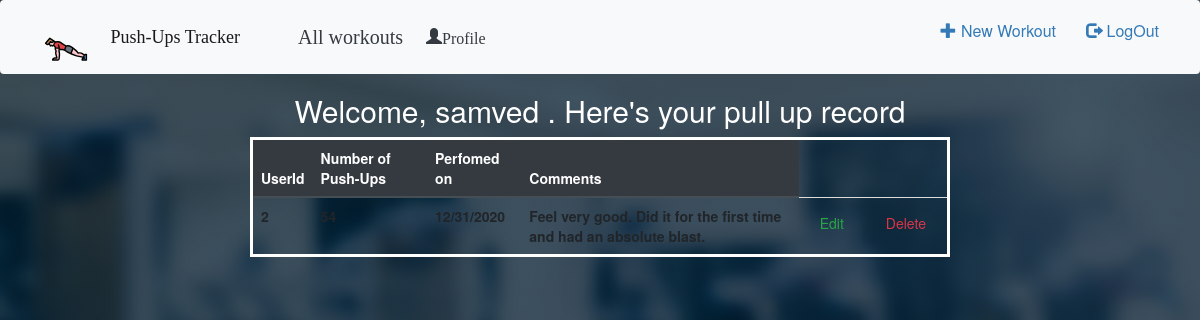
The page /all (signed in) on the database its author committed.
### Catalog/models.py (models this page shows)
class User(db.Model, UserMixin):
    id = db.Column(db.Integer, primary_key=True)
    email = db.Column(db.String(100),unique=True)
    name = db.Column(db.String(100))
    password = db.Column(db.String(100))
    workouts = db.relationship('Workout',backref='author',lazy=True)

class Workout(db.Model):
    id = db.Column(db.Integer,primary_key=True)
    pushups = db.Column(db.Integer,nullable=False)
    date_posted = db.Column(db.DateTime, nullable=False, default=datetime.utcnow)
    comment = db.Column(db.Text, nullable=False)
    user_id = db.Column(db.Integer, db.ForeignKey('user.id'),nullable=False)

### Catalog/main.py (the view)
@main.route('/all',methods=['GET'])
@login_required
def user_workouts():
    user = User.query.filter_by(email=current_user.email).first_or_404()
    workouts = user.workouts
    return render_template('all.html',user=user,workouts=workouts)

### Catalog/__init__.py (called while the page is built)
def create_app():
    app = Flask(__name__)
    app.config['SECRET_KEY'] = 'secret-key'
    app.config['SQLALCHEMY_DATABASE_URI'] = 'sqlite:///db.sqlite3'
    db.init_app(app)
    with app.app_context():
        db.create_all()
    login_manager = LoginManager()
    login_manager.login_view = 'auth.login'
    login_manager.init_app(app)
    from .models import User
    @login_manager.user_loader
    def load_user(user_id):
        return User.query.get(int(user_id))
    from .main import main as main_blueprint
    app.register_blueprint(main_blueprint)
    from .auth import auth as auth_blueprint
    app.register_blueprint(auth_blueprint)
    return app

### Catalog/templates/all.html (shortened to what this page needs)
{% extends "base.html" %}
      {% block title %}
        <center>
          <body style="background-size: cover; box-sizing: border-box; background-image: linear-gradient(180deg, rgba(0, 30, 53, 0.75), rgba(0, 30, 53, 0.75)), url('static/image/allback.jpg');">
      <h2 style="color: white;">Welcome, {{ user.name }}. Here's your pull up record</h2>
      <div >
      <table class="table table-hover" style='width: 700px;'>
        <thead class="thead-dark">
          <tr>
            <th scope="col">UserId</th>
            <th scope="col"><b>Number of Push-Ups</b></th>
            <th scope="col"><b>Perfomed on</b></th>
            <th scope="col"><b>Comments</b></th>
          </tr>
        </thead>
        <tbody>
        {% for workout in workouts %}
          <tr>
            <th scope="row">{{current_user.id}}</th>
            <td><b>{{ workout.pushups }}</b></td>
            <td><b>{{ workout.date_posted.strftime('%m/%d/%Y') }}</b></td>
            <td><b>{{ workout.comment }}</b></td>
            <td>
                <a href= {{ url_for("main.update_workout" ,workout_id=workout.id ) }} class="btn btn-outline-success" role="button">Edit</a>
            </td>
            <td>
                <a href= {{ url_for("main.delete_workout" ,workout_id=workout.id ) }} class="btn btn-outline-danger" role="button">Delete</a>
            </td>
          </tr>
        {% endfor %}
        </tbody>
      </table>
    </div>
          </body>
  </center>
      {% endblock %}

### Catalog/templates/all.html (style rules this page uses)
table { width: 100%; border-collapse: collapse; border: 3px solid white; }

### rows shown on the page
User: name "samved", id "2"
Workout: date_posted "12/31/2020", comment "Feel very good. Did it for the first time and had an absolute blast."
